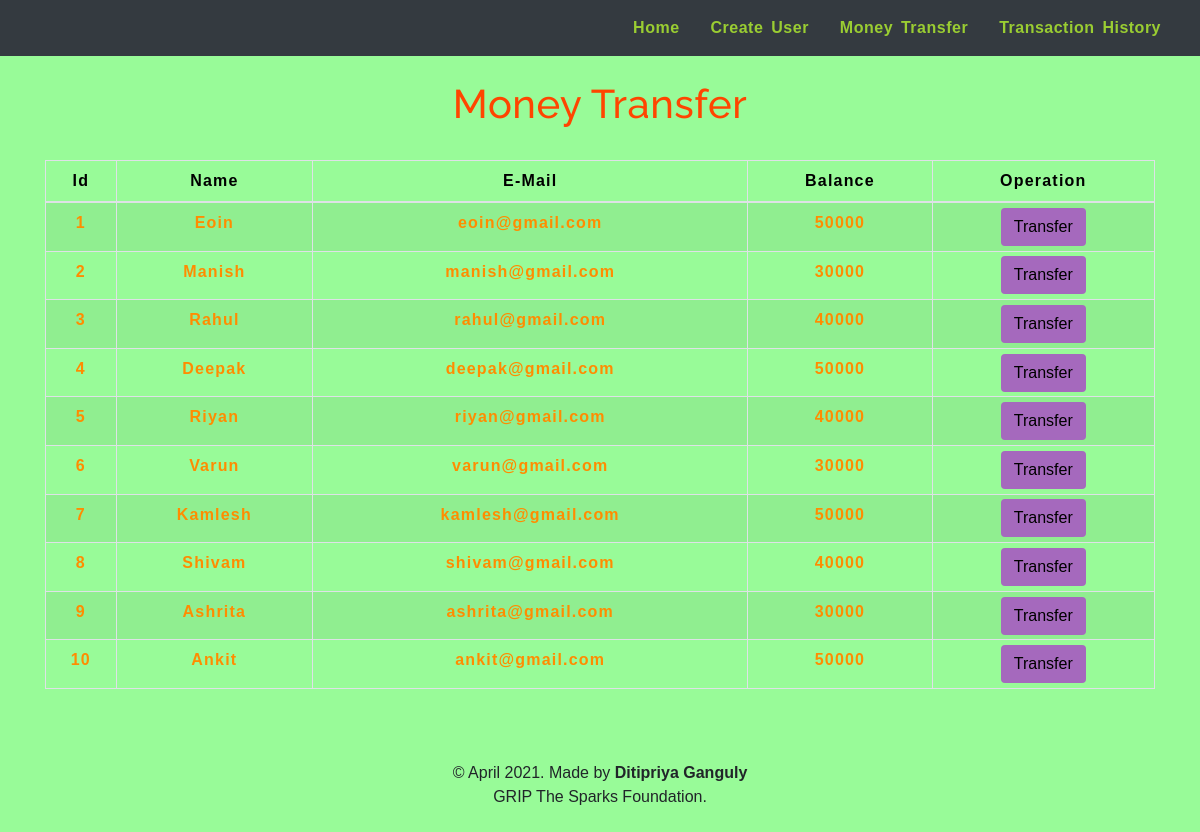
The app's page /transfermoney.php with its own data.
### tables this page shows
CREATE TABLE `users` (
    `id` int(3) NOT NULL,
    `name` text NOT NULL,
    `email` varchar(30) NOT NULL,
    `balance` int(8) NOT NULL
);

### transfermoney.php (the view, shortened to what this page needs)
<!DOCTYPE html>
<html lang="en">
<head>
    <link rel="stylesheet" href="https://maxcdn.bootstrapcdn.com/bootstrap/4.0.0/css/bootstrap.min.css">
    <link rel="stylesheet" type="text/css" href="css/table.css">
    <link rel="stylesheet" type="text/css" href="css/navbar.css">
</head>
<body style="background-color : #98FB98;">
    <?php
    include 'config.php';
    $sql = "SELECT * FROM users";
    $result = mysqli_query($conn, $sql);
    ?>
    <?php
    include 'navbar.php';
    ?>
    <div class="container">
        <h2 class="text-center pt-4" style="color : #FF4500;">Money Transfer</h2>
        <br>
        <div class="row">
            <div class="col">
                <div class="table-responsive-sm">
                    <table class="table table-hover table-sm table-striped table-condensed table-bordered" style="border-color:black;">
                        <thead style="color : black;">
                            <tr>
                                <th scope="col" class="text-center py-2">Id</th>
                                <th scope="col" class="text-center py-2">Name</th>
                                <th scope="col" class="text-center py-2">E-Mail</th>
                                <th scope="col" class="text-center py-2">Balance</th>
                                <th scope="col" class="text-center py-2">Operation</th>
                            </tr>
                        </thead>
                        <tbody>
                            <?php
                            while ($rows = mysqli_fetch_assoc($result)) {
                            ?>
                                <tr style="color : #FF8C00;">
                                    <td class="py-2"><b><?php echo $rows['id'] ?></b></td>
                                    <td class="py-2"><b><?php echo $rows['name'] ?></b></td>
                                    <td class="py-2"><b><?php echo $rows['email'] ?></b></td>
                                    <td class="py-2"><b><?php echo $rows['balance'] ?></b></td>
                                    <td><a href="selecteduserdetail.php?id= <?php echo $rows['id']; ?>"> <button type="button" class="btn" style="background-color : #A569BD;">Transfer</button></a></td>
                                </tr>
                            <?php
                            }
                            ?>
                        </tbody>
                    </table>
                </div>
            </div>
        </div>
    </div>
    <footer class="text-center mt-5 py-2">
        <p>&copy April 2021. Made by <b>Ditipriya Ganguly</b><br>GRIP The Sparks Foundation.</p>
    </footer>
</body>
</html>

### navbar.php (shortened to what this page needs)
<nav class="navbar navbar-expand-md navbar-light bg-dark">
    <div class="collapse navbar-collapse" id="collapsibleNavbar">
        <ul class="navbar-nav ml-auto">
            <li class="nav-item">
                <a href="index.php" class="nav-link" style="color: #9ACD32 ;"><b>Home</b></a>
            </li>
            <li class="nav-item">
                <a href="createuser.php" class="nav-link" style="color: #9ACD32 ;"><b>Create User</b></a>
            </li>
            <li class="nav-item">
                <a href="transfermoney.php" class="nav-link" style="color: #9ACD32 ;"><b>Money Transfer</b></a>
            </li>
            <li class="nav-item">
                <a href="transactionhistory.php" class="nav-link" style="color: #9ACD32 ;"><b>Transaction History</b></a>
            </li>
        </ul>
    </div>
</nav>

### css/table.css (style rules this page uses)
* { padding: 0; margin: 0; box-sizing: border-box; font-family: sans-serif; }
h2 { font-size: 40px; }
table { letter-spacing: 1.2px; }
td { text-align: center; }
button { border:none; background: #eb6f6f; transition: 1s; }

### css/navbar.css (style rules this page uses)
.nav-link { margin-right: 15px; color:#639ce7; letter-spacing:0.5px; word-spacing:3px; transition: 0.5s; }
h2 { color: #990000; letter-spacing: 0.5px; font-family: raleway; }

### transfermoney.php (style rules this page uses)
button { transition: 1.5s; }

### records on screen
users: id "1", name "Eoin", email "eoin@gmail.com", balance "50000"
users: id "2", name "Manish", email "manish@gmail.com", balance "30000"
users: id "3", name "Rahul", email "rahul@gmail.com", balance "40000"
users: id "4", name "Deepak", email "deepak@gmail.com", balance "50000"
users: id "5", name "Riyan", email "riyan@gmail.com", balance "40000"
users: id "6", name "Varun", email "varun@gmail.com", balance "30000"
users: id "7", name "Kamlesh", email "kamlesh@gmail.com", balance "50000"
users: id "8", name "Shivam", email "shivam@gmail.com", balance "40000"
users: id "9", name "Ashrita", email "ashrita@gmail.com", balance "30000"
users: id "10", name "Ankit", email "ankit@gmail.com", balance "50000"
